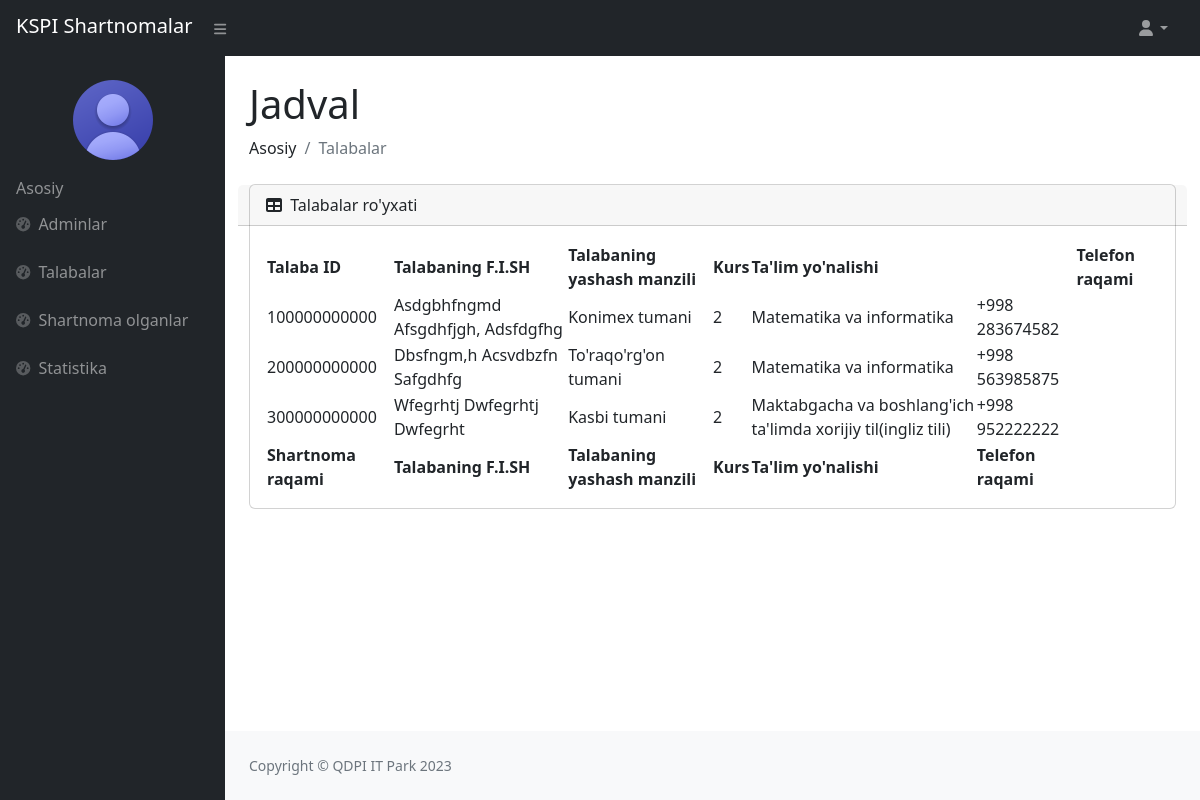
/talabalar/ (signed in), run on the app's committed database.
### users/models.py (models this page shows)
class User(AbstractUser):
    sharif = models.CharField(max_length=100)
    t_yil = models.CharField(max_length=100, blank=True)
    t_nomer = models.CharField(max_length=200)
    k_yil = models.CharField(max_length=200, blank=True)
    gender = models.CharField(max_length=100, blank=True)
    talim_turi = models.CharField(max_length=100, blank=True)
    fakultet = models.CharField(max_length=100, blank=True)
    yonalish = models.CharField(max_length=100, blank=True)
    kurs = models.CharField(max_length=10, blank=True)
    guruh = models.CharField(max_length=100, blank=True)
    viloyat = models.CharField(max_length=100)
    tuman = models.CharField(max_length=100)
    mfy = models.CharField(max_length=100, blank=True)
    kocha_uy = models.CharField(max_length=100)
    lavozim = models.CharField(max_length=100, blank=True)
    dekanat_fakultet = models.CharField(max_length=100, blank=True)
    dekanat_kafedra = models.CharField(max_length=100, blank=True)
    parol = models.CharField(max_length=100)

### users/views.py (the view)
# urls.py: path('talabalar/', talabalar, name='talabalar'),
@csrf_exempt
def talabalar(request):
    data = User.objects.filter(lavozim='talaba')
    talaba = Pdf.objects.all()
    context = {
        'data':data,
        'talaba':talaba,
    }
    return render(request, 'adminlar/talaba/talabalar.html', context)

### templates/adminlar/talaba/talabalar.html (shortened to what this page needs)
{% load static %}
<!DOCTYPE html>
<html lang="en">
<head>
    <link href="https://cdn.jsdelivr.net/npm/simple-datatables@7.1.2/dist/style.min.css" rel="stylesheet"/>
    <link rel="stylesheet" href="{% static '/superadmin/css/styles.css' %}">
</head>
<body class="sb-nav-fixed">
    {% if user.is_authenticated %}
    <nav class="sb-topnav navbar navbar-expand navbar-dark bg-dark d-flex justify-content-between">
        <div>
            <a class="navbar-brand ps-3" href="{% url 'home' %}">KSPI Shartnomalar</a>
            <button class="btn btn-link btn-sm order-1 order-lg-0 me-4 me-lg-0 mx-2" id="sidebarToggle" href="#!"><i class="fas fa-bars"></i></button>
        </div>
        <ul class="navbar-nav ms-auto ms-md-0 me-3 me-lg-4">
            <li class="nav-item dropdown">
                <a class="nav-link dropdown-toggle" id="navbarDropdown" href="#" role="button" data-bs-toggle="dropdown" aria-expanded="false"><i class="fas fa-user fa-fw"></i></a>
            </li>
        </ul>
    </nav>
    <div id="layoutSidenav">
        <div id="layoutSidenav_nav">
            <nav class="sb-sidenav accordion sb-sidenav-dark" id="sidenavAccordion">
                <div class="sb-sidenav-menu">
                    <div class="info text-center mt-3 px-2">
                        <img class="rounded-circle mx-auto d-block img-fluid" src="{% static '/superadmin/img/account.png' %}" alt="Admin picture">
                    </div>
                    <div class="nav">
                        <div class="px-3">Asosiy</div>
                        <a class="nav-link" href="{% url 'adminlar' %}">
                            <div class="sb-nav-link-icon"><i class="fas fa-tachometer-alt"></i></div>
                            Adminlar
                        </a>
                        <a class="nav-link" href="{% url 'talabalar' %}">
                            <div class="sb-nav-link-icon"><i class="fas fa-tachometer-alt"></i></div>
                            Talabalar
                        </a>
                        <a class="nav-link" href="{% url 'shartnoma_olgan' %}">
                            <div class="sb-nav-link-icon"><i class="fas fa-tachometer-alt"></i></div>
                            Shartnoma olganlar
                        </a>
                        <a class="nav-link" href="">
                            <div class="sb-nav-link-icon"><i class="fas fa-tachometer-alt"></i></div>
                            Statistika
                        </a>
                    </div>
                </div>
            </nav>
        </div>
        <div id="layoutSidenav_content">
            <main>
                <div class="container-fluid px-4">
                    <h1 class="mt-4">Jadval</h1>
                    <ol class="breadcrumb mb-4">
                        <li class="breadcrumb-item">Asosiy</li>
                        <li class="breadcrumb-item active">Talabalar</li>
                    </ol>
                    <div class="card mb-4">
                        <div class="card-header row align-items-center">
                            <div class="col-md-4">
                                <i class="fas fa-table me-1"></i>
                                Talabalar ro'yxati
                            </div>
                        </div>
                        <div class="card-body">
                            <table id="datatablesSimple">
                                <thead>
                                    <tr>
                                        <th rowspan="2">Talaba ID</th>
                                        <th rowspan="2">Talabaning F.I.SH</th>
                                        <th rowspan="2">Talabaning yashash manzili</th>
                                        <th rowspan="2">Kurs</th>
                                        <th colspan="2">Ta'lim yo'nalishi</th>
                                        <th colspan="2">Telefon raqami</th>
                                    </tr>
                                </thead>
                                <tfoot>
                                    <tr>
                                        <th>Shartnoma raqami</th>
                                        <th>Talabaning F.I.SH</th>
                                        <th>Talabaning yashash manzili</th>
                                        <th>Kurs</th>
                                        <th>Ta'lim yo'nalishi</th>
                                        <th>Telefon raqami</th>
                                    </tr>
                                </tfoot>
                                <tbody>
                                    {% for t in data %}
                                        <tr>
                                            <td>{{t.username}}</td>
                                            <td>{{t.last_name}} {{t.first_name}} {{t.sharif}}</td>
                                            <td>{{t.tuman}}</td>
                                            <td>{{t.kurs}}</td>
                                            <td>{{t.yonalish}}</td>
                                            <td>{{t.t_nomer}}</td>
                                        </tr>
                                    {% endfor %}
                                </tbody>
                            </table>
                        </div>
                    </div>
                </div>
            </main>
            <footer class="py-4 bg-light mt-auto">
                <div class="container-fluid px-4">
                    <div class="d-flex align-items-center justify-content-between small">
                        <div class="text-muted">Copyright &copy; QDPI IT Park 2023</div>
                    </div>
                </div>
            </footer>
        </div>
    </div>
    {% endif %}
</body>
</html>

### data on the page
User: username "100000000000", last_name "Asdgbhfngmd", first_name "Afsgdhfjgh,", sharif "Adsfdgfhg", tuman "Konimex tumani", kurs "2", yonalish "Matematika va informatika", t_nomer "+998 283674582"
User: username "200000000000", last_name "Dbsfngm,h", first_name "Acsvdbzfn", sharif "Safgdhfg", tuman "To'raqo'rg'on tumani", kurs "2", yonalish "Matematika va informatika", t_nomer "+998 563985875"
User: username "300000000000", last_name "Wfegrhtj", first_name "Dwfegrhtj", sharif "Dwfegrht", tuman "Kasbi tumani", kurs "2", yonalish "Maktabgacha va boshlang'ich ta'limda xorijiy til(ingliz tili)", t_nomer "+998 952222222"
